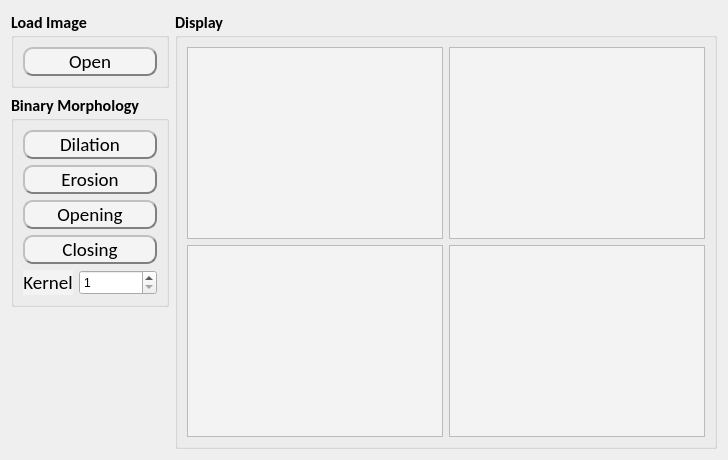
      <widget class="QWidget" name="Project_3">
       <attribute name="title">
        <string>Project 3</string>
       </attribute>
       <layout class="QHBoxLayout" name="horizontalLayout_19">
        <item>
         <layout class="QHBoxLayout" name="horizontalLayout_18" stretch="1,10">
          <item>
           <layout class="QVBoxLayout" name="verticalLayout_15" stretch="2,7,8">
            <item>
             <widget class="QGroupBox" name="LoadImageGroupBox_3">
              <property name="font">
               <font>
                <family>Calibri</family>
                <pointsize>12</pointsize>
                <weight>75</weight>
                <bold>true</bold>
               </font>
              </property>
              <property name="mouseTracking">
               <bool>false</bool>
              </property>
              <property name="styleSheet">
               <string notr="true">QFrame{
		background-color: rgb(243, 243, 243);
}

QPushButton:hover{
		font-family: Calibri;
		font-size: 20px;
		font-style: bold;
		color: #1d649c;
}</string>
              </property>
              <property name="title">
               <string>Load Image</string>
              </property>
              <layout class="QVBoxLayout" name="verticalLayout_14">
               <item>
                <widget class="QPushButton" name="OpenButton_3">
                 <property name="sizePolicy">
                  <sizepolicy hsizetype="Minimum" vsizetype="Preferred">
                   <horstretch>0</horstretch>
                   <verstretch>0</verstretch>
                  </sizepolicy>
                 </property>
                 <property name="font">
                  <font>
                   <family>Calibri</family>
                   <pointsize>14</pointsize>
                   <weight>50</weight>
                   <bold>false</bold>
                  </font>
                 </property>
                 <property name="styleSheet">
                  <string notr="true">QPushButton{
		background-color: rgb(244, 244, 244);
    	border-radius: 10px;  
		border: 2px groove gray;
    	border-style: outset;
}

QPushButton:hover{
		border:2px solid #1d649c;
}</string>
                 </property>
                 <property name="text">
                  <string>Open</string>
                 </property>
                </widget>
               </item>
              </layout>
             </widget>
            </item>
            <item>
             <widget class="QGroupBox" name="BinaryMorphGroupBox_3">
              <property name="sizePolicy">
               <sizepolicy hsizetype="Preferred" vsizetype="Preferred">
                <horstretch>0</horstretch>
                <verstretch>0</verstretch>
               </sizepolicy>
              </property>
              <property name="font">
               <font>
                <family>Calibri</family>
                <pointsize>12</pointsize>
                <weight>75</weight>
                <bold>true</bold>
               </font>
              </property>
              <property name="mouseTracking">
               <bool>false</bool>
              </property>
              <property name="styleSheet">
               <string notr="true">QFrame{
		background-color: rgb(243, 243, 243);
}

QPushButton:hover{
		font-family: &quot;Calibri&quot;;
		font-size: 24px;
		font-style: bold;
		color: #1d649c;
		border:1px solid #1d649c;
}</string>
              </property>
              <property name="title">
               <string>Binary Morphology</string>
              </property>
              <layout class="QVBoxLayout" name="verticalLayout_8" stretch="0,0,0,0,0">
               <item>
                <widget class="QPushButton" name="BinaryDilationButton">
                 <property name="sizePolicy">
                  <sizepolicy hsizetype="Minimum" vsizetype="Preferred">
                   <horstretch>0</horstretch>
                   <verstretch>0</verstretch>
                  </sizepolicy>
                 </property>
                 <property name="font">
                  <font>
                   <family>Calibri</family>
                   <pointsize>14</pointsize>
                   <weight>50</weight>
                   <bold>false</bold>
                  </font>
                 </property>
                 <property name="styleSheet">
                  <string notr="true">QPushButton{
		background-color: rgb(244, 244, 244);
    	border-radius: 10px;  
		border: 2px groove gray;
    	border-style: outset;
}

QPushButton:hover{
		border:2px solid #1d649c;
}</string>
                 </property>
                 <property name="text">
                  <string>Dilation</string>
                 </property>
                </widget>
               </item>
               <item>
                <widget class="QPushButton" name="BinaryErosionButton">
                 <property name="sizePolicy">
                  <sizepolicy hsizetype="Minimum" vsizetype="Preferred">
                   <horstretch>0</horstretch>
                   <verstretch>0</verstretch>
                  </sizepolicy>
                 </property>
                 <property name="font">
                  <font>
                   <family>Calibri</family>
                   <pointsize>14</pointsize>
                   <weight>50</weight>
                   <bold>false</bold>
                  </font>
                 </property>
                 <property name="styleSheet">
                  <string notr="true">QPushButton{
		background-color: rgb(244, 244, 244);
    	border-radius: 10px;  
		border: 2px groove gray;
    	border-style: outset;
}

QPushButton:hover{
		border:2px solid #1d649c;
}</string>
                 </property>
                 <property name="text">
                  <string>Erosion</string>
                 </property>
                </widget>
               </item>
               <item>
                <widget class="QPushButton" name="BinaryOpeningButton">
                 <property name="sizePolicy">
                  <sizepolicy hsizetype="Minimum" vsizetype="Preferred">
                   <horstretch>0</horstretch>
                   <verstretch>0</verstretch>
                  </sizepolicy>
                 </property>
                 <property name="font">
                  <font>
                   <family>Calibri</family>
                   <pointsize>14</pointsize>
                   <weight>50</weight>
                   <bold>false</bold>
                  </font>
                 </property>
                 <property name="styleSheet">
                  <string notr="true">QPushButton{
		background-color: rgb(244, 244, 244);
    	border-radius: 10px;  
		border: 2px groove gray;
    	border-style: outset;
}

QPushButton:hover{
		border:2px solid #1d649c;
}</string>
                 </property>
                 <property name="text">
                  <string>Opening</string>
                 </property>
                </widget>
               </item>
               <item>
                <widget class="QPushButton" name="BinaryClosingButton">
                 <property name="sizePolicy">
                  <sizepolicy hsizetype="Minimum" vsizetype="Preferred">
                   <horstretch>0</horstretch>
                   <verstretch>0</verstretch>
                  </sizepolicy>
                 </property>
                 <property name="font">
                  <font>
                   <family>Calibri</family>
                   <pointsize>14</pointsize>
                   <weight>50</weight>
                   <bold>false</bold>
                  </font>
                 </property>
                 <property name="styleSheet">
                  <string notr="true">QPushButton{
		background-color: rgb(244, 244, 244);
    	border-radius: 10px;  
		border: 2px groove gray;
    	border-style: outset;
}

QPushButton:hover{
		border:2px solid #1d649c;
}</string>
                 </property>
                 <property name="text">
                  <string>Closing</string>
                 </property>
                </widget>
               </item>
               <item>
                <layout class="QHBoxLayout" name="horizontalLayout_7" stretch="1,2">
                 <item>
                  <widget class="QLabel" name="KernelLabel_3">
                   <property name="font">
                    <font>
                     <family>Calibri</family>
                     <pointsize>14</pointsize>
                     <weight>50</weight>
                     <bold>false</bold>
                    </font>
                   </property>
                   <property name="text">
                    <string>Kernel</string>
                   </property>
                   <property name="alignment">
                    <set>Qt::AlignCenter</set>
                   </property>
                  </widget>
                 </item>
                 <item>
                  <widget class="QSpinBox" name="KernelSpin_3">
                   <property name="sizePolicy">
                    <sizepolicy hsizetype="Minimum" vsizetype="Preferred">
                     <horstretch>0</horstretch>
                     <verstretch>0</verstretch>
                    </sizepolicy>
                   </property>
                   <property name="minimumSize">
                    <size>
                     <width>0</width>
                     <height>21</height>
                    </size>
                   </property>
                   <property name="font">
                    <font>
                     <weight>50</weight>
                     <bold>false</bold>
                    </font>
                   </property>
                   <property name="minimum">
                    <number>1</number>
                   </property>
                   <property name="maximum">
                    <number>9</number>
                   </property>
                   <property name="singleStep">
                    <number>2</number>
                   </property>
                  </widget>
                 </item>
                </layout>
               </item>
              </layout>
             </widget>
            </item>
            <item>
             <spacer name="verticalSpacer_3">
              <property name="orientation">
               <enum>Qt::Vertical</enum>
              </property>
              <property name="sizeHint" stdset="0">
               <size>
                <width>20</width>
                <height>40</height>
               </size>
              </property>
             </spacer>
            </item>
           </layout>
          </item>
          <item>
           <widget class="QGroupBox" name="DisplayGroupBox_3">
            <property name="sizePolicy">
             <sizepolicy hsizetype="Preferred" vsizetype="Preferred">
              <horstretch>0</horstretch>
              <verstretch>0</verstretch>
             </sizepolicy>
            </property>
            <property name="font">
             <font>
              <family>Calibri</family>
              <pointsize>12</pointsize>
              <weight>75</weight>
              <bold>true</bold>
             </font>
            </property>
            <property name="mouseTracking">
             <bool>false</bool>
            </property>
            <property name="styleSheet">
             <string notr="true">QFrame{
		background-color: rgb(243, 243, 243);
}</string>
            </property>
            <property name="title">
             <string>Display</string>
            </property>
            <property name="flat">
             <bool>false</bool>
            </property>
            <layout class="QVBoxLayout" name="verticalLayout_9">
             <item>
              <layout class="QHBoxLayout" name="horizontalLayout_10">
               <property name="spacing">
                <number>6</number>
               </property>
               <property name="topMargin">
                <number>0</number>
               </property>
               <item>
                <widget class="ImageView" name="RawImageView_3">
                 <property name="sizePolicy">
                  <sizepolicy hsizetype="Preferred" vsizetype="Preferred">
                   <horstretch>0</horstretch>
                   <verstretch>0</verstretch>
                  </sizepolicy>
                 </property>
                </widget>
               </item>
               <item>
                <widget class="ImageView" name="GrayImageView_3">
                 <property name="sizePolicy">
                  <sizepolicy hsizetype="Preferred" vsizetype="Preferred">
                   <horstretch>0</horstretch>
                   <verstretch>0</verstretch>
                  </sizepolicy>
                 </property>
                </widget>
               </item>
              </layout>
             </item>
             <item>
              <layout class="QHBoxLayout" name="horizontalLayout_11">
               <item>
                <widget class="ImageView" name="BinaryImageView_3">
                 <property name="sizePolicy">
                  <sizepolicy hsizetype="Preferred" vsizetype="Preferred">
                   <horstretch>0</horstretch>
                   <verstretch>0</verstretch>
                  </sizepolicy>
                 </property>
                </widget>
               </item>
               <item>
                <widget class="ImageView" name="MorphImageView_3">
                 <property name="sizePolicy">
                  <sizepolicy hsizetype="Preferred" vsizetype="Preferred">
                   <horstretch>0</horstretch>
                   <verstretch>0</verstretch>
                  </sizepolicy>
                 </property>
                </widget>
               </item>
              </layout>
             </item>
            </layout>
           </widget>
          </item>
         </layout>
        </item>
       </layout>
      </widget>
